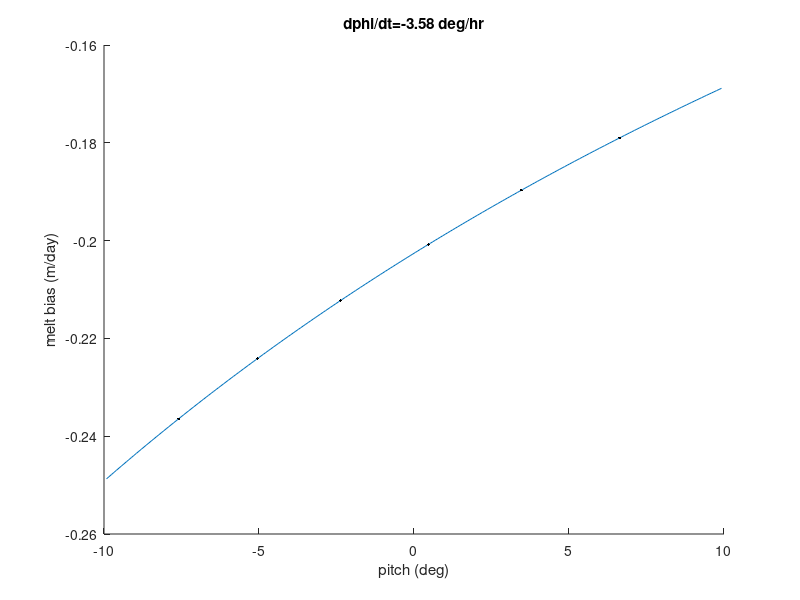

Reproduce this figure in MATLAB. (Note: this script raises an error after producing the figure.)
% Script to analyze how much pitching due to melting will bias the melt
% rate high. Based on some scratch paper geometry. This may end up in
% supporting info of the melt rate paper.
%
% KJW
% 22 Jan 2024

%clear

% Definitions (lengths in m)
%   phi: pitch angle due to drills melting
%   L: vertical distance between ADV head and drill axis
%   D: distance between screw tip and ADV head, measured along drill axis
%   beta: ice angle, 0 is vertical, positive is undercut
%   b: horizontal distance between screw tip and ice face

clear

n = 250;
phi_lim = [-10 10];
phi = linspace(phi_lim(1)*pi/180,phi_lim(2)*pi/180,n);
cp = cos(phi);
sp = sin(phi);
tp = tan(phi);

L = .156*cosd(30);
D = .2+.17;
beta = 0;
b = .15;

% Solve location of ADV head
r1 = [D*cp + L*sp;...
      D*sp - L*cp];

% Solve for intersection of ADV axis and ice face
if beta==0
    r2 = [b*ones(1,n);...
          (b - D*cp - L*sp).*tp + D*sp - L*cp];
else
    m1 = tp;
    m2 = tand(90 - beta);
    b1 = -tp.*(D*cp + L*sp) + D*sp - L*cp;
    b2 = -b*tand(90 - beta);
    
    r2 = [(b1 - b2)./(m2 - m1);...
          (b1.*m2 - b2.*m1)./(m2 - m1)];
end

% Calculate distance between ADV and ice
try
    d = vecnorm(r2-r1);
catch
    d = nan(1,n);
    for i = 1:n
        d(i) = norm(r2(:,i)-r1(:,i),2);
    end
end

%% Calculate the time derivative of d
% dd/dt = dd/dphi * dphi/dt
dphi_dt = -3.58*pi/(180*3600); % rad/s
dphi = diff(phi(1:2));
dd_dphi = [nan conv(d,[1 0 -1],'valid')/(2*dphi) nan];
dd_dt = dd_dphi.*dphi_dt*24*3600; % m/day

fprintf('%.3f m/day\n',max(abs(dd_dt)));

% distance from ice
dq = linspace(min(d),max(d),8);
phiq = interp1(d,phi,dq);
mq = interp1(phi,dd_dt,phiq);

% plot
figure(1); clf
hold on
plot(phi*180/pi,dd_dt)
xlabel('pitch (deg)')
ylabel('melt bias (m/day)')
title(sprintf('dphi/dt=%.2f deg/hr',dphi_dt*180/pi*3600))
plot(phiq*180/pi,mq,'k.')
for i = 2:length(dq)-1
    text(phiq(i)*180/pi,mq(i),sprintf('%.1f cm',round(100*dq(i),1)),'verticalalignment','bottom')
end
